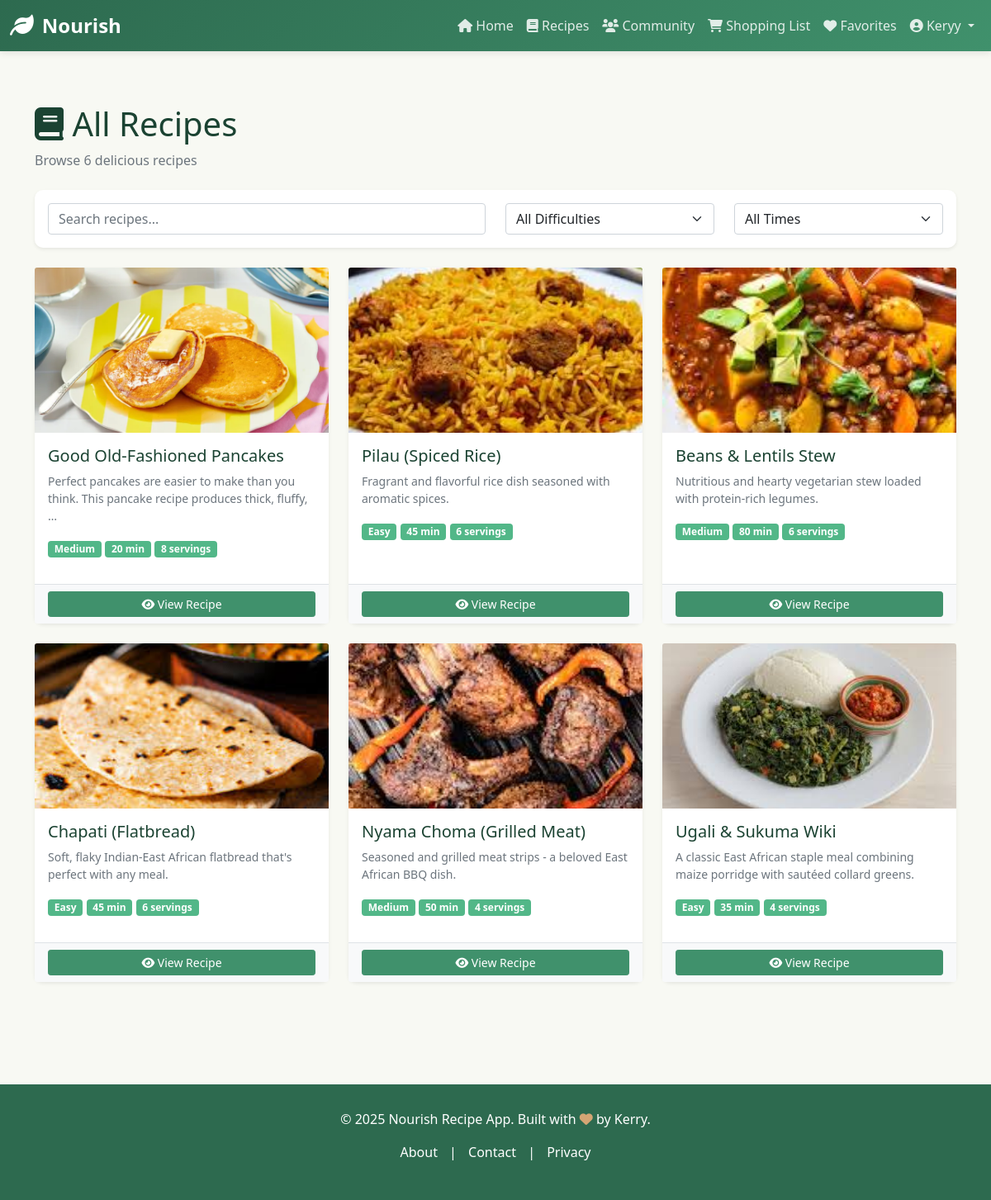
The page /recipes/ (signed in) on the database its author committed.
### ingredient/models.py (models this page shows, shortened)
class Recipe(models.Model):
  DIFFICULTY_CHOICES = [
      ('easy', 'Easy'),
      ('medium', 'Medium'),
      ('hard', 'Hard'),
  ]
  CATEGORY_CHOICES = [
      ('breakfast', 'Breakfast'),
      ('lunch', 'Lunch'),
      ('dinner', 'Dinner'),
      ('snack', 'Snack'),
      ('dessert', 'Dessert'),
      ('beverage', 'Beverage'),
      ('other', 'Other'),
  ]
  title = models.CharField(max_length=255)
  description = models.TextField(blank=True)
  prep_time = models.IntegerField(default=15, help_text="minutes")
  cook_time = models.IntegerField(default=30, help_text="minutes")
  servings = models.IntegerField(default=4)
  difficulty = models.CharField(max_length=50, choices=DIFFICULTY_CHOICES, default='medium')
  category = models.CharField(max_length=50, choices=CATEGORY_CHOICES, default='other')
  image = models.ImageField(upload_to='recipe_images/', blank=True, null=True)
  created_by = models.ForeignKey(User, on_delete=models.CASCADE, related_name='recipes', null=True, blank=True)
  created_at = models.DateTimeField(auto_now_add=True)
  updated_at = models.DateTimeField(auto_now=True)
  is_published = models.BooleanField(default=True)
  views_count = models.IntegerField(default=0)
  def average_rating(self):
    ratings = self.ratings.all()
    if ratings.count() == 0:
      return 0
    return sum([r.score for r in ratings]) / ratings.count()
  class Meta:
    ordering = ['-created_at']

### ingredient/views.py (the view)
# urls.py: path('recipes/', ingredient_views.recipes, name='recipes'),
def recipes(request):
  recipes = Recipe.objects.filter(is_published=True)
  return render(request, 'recipes.html', {'recipes': recipes})

### ingredient/templates/recipes.html (shortened to what this page needs)
{% extends 'base.html' %}
{% load static %}
{% block content %}
<div class="mb-4">
    <h1><i class="fas fa-book"></i> All Recipes</h1>
    <p class="text-muted">Browse {{ recipes|length }} delicious recipes</p>
</div>
<div class="card border-0 shadow-sm mb-4">
    <div class="card-body">
        <div class="row">
            <div class="col-md-6">
                <input type="text" class="form-control" id="search-input" placeholder="Search recipes..."
                    onkeyup="filterRecipes()">
            </div>
            <div class="col-md-3">
                <select class="form-select" id="difficulty-filter" onchange="filterRecipes()">
                    <option value="">All Difficulties</option>
                </select>
            </div>
            <div class="col-md-3">
                <select class="form-select" id="time-filter" onchange="filterRecipes()">
                    <option value="">All Times</option>
                </select>
            </div>
        </div>
    </div>
</div>
{% if recipes %}
<div class="row" id="recipe-grid">
    {% for recipe in recipes %}
    <div class="col-md-6 col-lg-4 mb-4 recipe-card" data-title="{{ recipe.title|lower }}"
        data-difficulty="{{ recipe.difficulty }}" data-time="{{ recipe.prep_time|add:recipe.cook_time }}">
        <div class="card h-100 border-0 shadow-sm">
            {% if recipe.image %}
            {% if 'recipe_images/' in recipe.image.name %}
            <img src="{{ recipe.image.url }}" class="card-img-top" alt="{{ recipe.title }}"
                style="height: 200px; object-fit: cover;">
            {% else %}
            <img src="{% static 'images/' %}{{ recipe.image }}" class="card-img-top" alt="{{ recipe.title }}"
                style="height: 200px; object-fit: cover;">
            {% endif %}
            {% else %}
            <div class="card-img-top bg-light d-flex align-items-center justify-content-center" style="height: 200px;">
                <i class="fas fa-utensils fa-3x text-muted"></i>
            </div>
            {% endif %}
            <div class="card-body">
                <h5 class="card-title">{{ recipe.title }}</h5>
                <p class="card-text text-muted small">{{ recipe.description|truncatewords:15 }}</p>
                <div class="recipe-meta mb-3">
                    <span class="badge bg-success">{{ recipe.difficulty|title }}</span>
                    <span class="badge bg-success">{{ recipe.prep_time|add:recipe.cook_time }} min</span>
                    <span class="badge bg-success">{{ recipe.servings }} servings</span>
                </div>
            </div>
            <div class="card-footer bg-light border-top">
                <a href="{% url 'recipe_detail' recipe.id %}" class="btn btn-sm btn-primary w-100">
                    <i class="fas fa-eye"></i> View Recipe
                </a>
            </div>
        </div>
    </div>
    {% endfor %}
</div>
{% else %}
<div class="alert alert-info" role="alert">
    <i class="fas fa-info-circle"></i> No recipes found.
</div>
{% endif %}
{% endblock %}

### ingredient/templates/base.html (shortened to what this page needs)
<!DOCTYPE html>
<html lang="en">
<head>
    <link href="https://cdn.jsdelivr.net/npm/bootstrap@5.1.3/dist/css/bootstrap.min.css" rel="stylesheet">
    <link rel="stylesheet" href="https://cdnjs.cloudflare.com/ajax/libs/font-awesome/6.0.0/css/all.min.css">
</head>
<body>
    <nav class="navbar navbar-expand-lg navbar-dark sticky-top">
        <div class="container-fluid">
            <a class="navbar-brand" href="{% url 'home' %}">
                <i class="fas fa-leaf"></i> Nourish
            </a>
            <div class="collapse navbar-collapse" id="navbarNav">
                <ul class="navbar-nav ms-auto">
                    <li class="nav-item">
                        <a class="nav-link" href="{% url 'home' %}"><i class="fas fa-home"></i> Home</a>
                    </li>
                    <li class="nav-item">
                        <a class="nav-link" href="{% url 'recipes' %}"><i class="fas fa-book"></i> Recipes</a>
                    </li>
                    <li class="nav-item">
                        <a class="nav-link" href="{% url 'community' %}"><i class="fas fa-users"></i> Community</a>
                    </li>
                    {% if user.is_authenticated %}
                    <li class="nav-item">
                        <a class="nav-link" href="{% url 'shopping_list' %}">
                            <i class="fas fa-shopping-cart"></i> Shopping List
                        </a>
                    </li>
                    <li class="nav-item">
                        <a class="nav-link" href="{% url 'my_favorites' %}">
                            <i class="fas fa-heart"></i> Favorites
                        </a>
                    </li>
                    <li class="nav-item dropdown">
                        <a class="nav-link dropdown-toggle" href="#" id="userMenu" role="button"
                            data-bs-toggle="dropdown">
                            <i class="fas fa-user-circle"></i> {{ user.username }}
                        </a>
                    </li>
                    {% endif %}
                </ul>
            </div>
        </div>
    </nav>
    <main class="container">
        {% block content %}{% endblock %}
    </main>
    <footer>
        <div class="container">
            <p>&copy; 2025 Nourish Recipe App. Built with <i class="fas fa-heart" style="color: #d4a574;"></i> by Kerry.
            </p>
            <p>
                <a href="#" style="color: white; text-decoration: none; margin: 0 10px;">About</a> |
                <a href="#" style="color: white; text-decoration: none; margin: 0 10px;">Contact</a> |
                <a href="#" style="color: white; text-decoration: none; margin: 0 10px;">Privacy</a>
            </p>
        </div>
    </footer>
</body>
</html>

### ingredient/templates/base.html (style rules this page uses)
:root { --primary-green: #2d6a4f; --secondary-green: #40916c; --light-green: #52b788; --lighter-green: #74c69d; --lightest-green: #95d5b2; --cream: #f8f9f3; --dark: #1b4332; --success: #52b788; --warning: #74c69d; }
body { font-family: 'Segoe UI', Tahoma, Geneva, Verdana, sans-serif; background-color: var(--cream); color: var(--dark); }
.navbar { background: linear-gradient(135deg, var(--primary-green) 0%, var(--secondary-green) 100%); box-shadow: 0 2px 8px rgba(0, 0, 0, 0.1); }
.navbar-brand { font-weight: 700; font-size: 1.5rem; color: white !important; display: flex; align-items: center; gap: 10px; }
.navbar-brand i { font-size: 1.8rem; }
.nav-link { color: rgba(255, 255, 255, 0.85) !important; font-weight: 500; transition: color 0.3s ease; }
.btn-primary { background-color: var(--secondary-green); border-color: var(--secondary-green); }
.badge.bg-success { background-color: var(--light-green) !important; }
.card { border: none; box-shadow: 0 2px 8px rgba(0, 0, 0, 0.1); transition: transform 0.3s ease, box-shadow 0.3s ease; border-radius: 10px; }
footer { background-color: var(--primary-green); color: white; margin-top: 60px; padding: 30px 0; text-align: center; }
main { min-height: calc(100vh - 200px); padding: 40px 0; }

### rows shown on the page
Recipe: image (picture), title "Good Old-Fashioned Pancakes", description "Perfect pancakes are easier to make than you think. This pancake recipe produces thick, fluffy, …", difficulty "Medium", prep_time|add "20", servings "8"
Recipe: image (picture), title "Pilau (Spiced Rice)", description "Fragrant and flavorful rice dish seasoned with aromatic spices.", difficulty "Easy", prep_time|add "45", servings "6"
Recipe: image (picture), title "Beans & Lentils Stew", description "Nutritious and hearty vegetarian stew loaded with protein-rich legumes.", difficulty "Medium", prep_time|add "80", servings "6"
Recipe: image (picture), title "Chapati (Flatbread)", description "Soft, flaky Indian-East African flatbread that's perfect with any meal.", difficulty "Easy", prep_time|add "45", servings "6"
Recipe: image (picture), title "Nyama Choma (Grilled Meat)", description "Seasoned and grilled meat strips - a beloved East African BBQ dish.", difficulty "Medium", prep_time|add "50", servings "4"
Recipe: image (picture), title "Ugali & Sukuma Wiki", description "A classic East African staple meal combining maize porridge with sautéed collard greens.", difficulty "Easy", prep_time|add "35", servings "4"

### other values the page prints
{{ user.username }} "Keryy"
{{ recipes|length }} "6"
